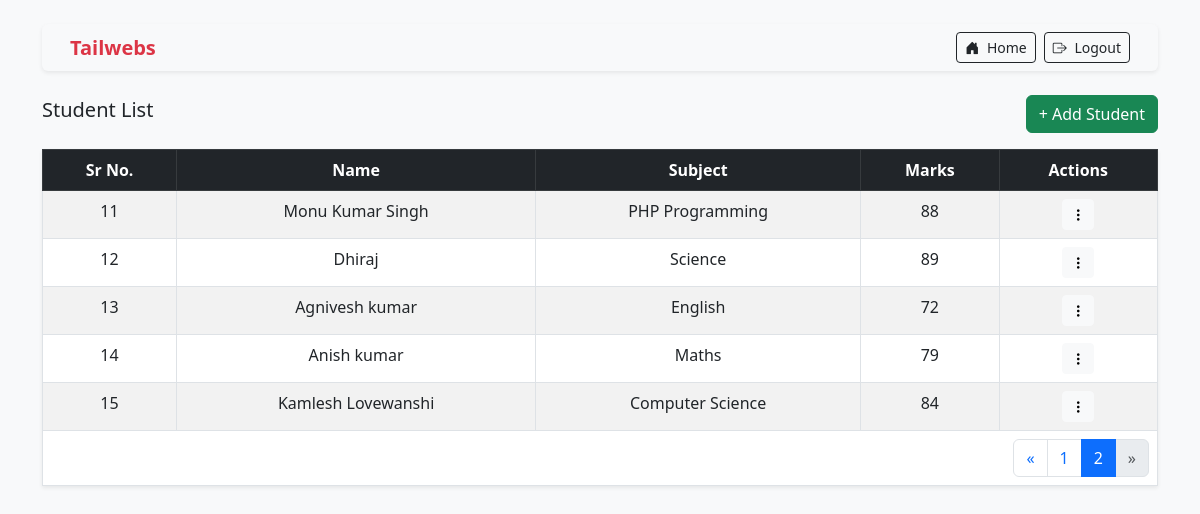
Screenshot of /dashboard/?page=2 (signed in) with the database file from the repository.
### portal/models.py (models this page shows, shortened)
class Student(models.Model):
    name = models.CharField(max_length=100)
    subject = models.CharField(max_length=100)
    marks = models.PositiveIntegerField()
    created_at = models.DateTimeField(auto_now_add=True)
    created_by = models.ForeignKey(Teacher, on_delete=models.CASCADE, related_name='students', null=True, blank=True)
    updated_by = models.ForeignKey(Teacher, on_delete=models.CASCADE, related_name='updated', null=True, blank=True)
    updated_at = models.DateTimeField(auto_now=True)
    is_deleted = models.BooleanField(default=False)
    class Meta:
        unique_together = ('name', 'subject')

### portal/views.py (the view)
# urls.py: path('dashboard/', views.dashboard, name='dashboard'),
def dashboard(request):
    if not request.session.get('teacher_id'):
        return redirect('login')
    teacher = get_object_or_404(Teacher, id=request.session['teacher_id'], is_deleted=False)
    students_list = Student.objects.filter(is_deleted=False).order_by('-created_at')
    paginator = Paginator(students_list, 10)
    page_number = request.GET.get('page')
    page_obj = paginator.get_page(page_number)
    return render(request, 'dashboard.html', {'page_obj': page_obj})

### templates/dashboard.html (shortened to what this page needs)
<!DOCTYPE html>
<html lang="en">
<head>
  <link href="https://cdn.jsdelivr.net/npm/bootstrap@5.3.0/dist/css/bootstrap.min.css" rel="stylesheet">
  <link href="https://cdn.jsdelivr.net/npm/bootstrap-icons@1.10.5/font/bootstrap-icons.css" rel="stylesheet">
</head>
<body class="bg-light p-4">
<div class="container">
  <nav class="navbar navbar-expand-lg navbar-light bg-light rounded mb-4 px-3 shadow-sm">
    <div class="container-fluid">
      <a href="{% url 'dashboard' %}" class="outline-0 text-decoration-none">
      <span class="navbar-brand text-danger fw-bold">Tailwebs</span>
      </a>
      <div class="d-flex ms-auto gap-2">
        <a href="{% url 'dashboard' %}" class="btn btn-outline-dark btn-sm">
          <i class="bi bi-house-door-fill me-1"></i> Home
        </a>
        <a href="{% url 'logout' %}" class="btn btn-outline-dark btn-sm">
          <i class="bi bi-box-arrow-right me-1"></i> Logout
        </a>
      </div>
    </div>
  </nav>
  <div class="d-flex justify-content-between align-items-center mb-3">
    <h5>Student List</h5>
    <button class="btn btn-success" data-bs-toggle="modal" data-bs-target="#addStudentModal">+ Add Student</button>
  </div>
  <table class="table table-bordered table-striped bg-white shadow-sm">
    <thead class="table-dark">
      <tr class="text-center">
        <th>Sr No.</th>
        <th>Name</th>
        <th>Subject</th>
        <th>Marks</th>
        <th>Actions</th>
      </tr>
    </thead>
    <tbody class="text-center">
      {% for student in page_obj %}
      <tr data-id="{{ student.id }}">
        <td>{{ page_obj.start_index|add:forloop.counter0 }}</td>
        <td>{{ student.name }}</td>
        <td>{{ student.subject }}</td>
        <td>{{ student.marks }}</td>
        <td>
          <div class="dropdown">
            <button class="btn btn-sm btn-light" type="button" data-bs-toggle="dropdown">
              <i class="bi bi-three-dots-vertical"></i>
            </button>
          </div>
        </td>
      </tr>
      {% endfor %}
    </tbody>
    <tfoot>
      <tr>
        <td colspan="5">
          <nav>
            <ul class="pagination justify-content-end mb-0">
              {% if page_obj.has_previous %}
                <li class="page-item">
                  <a class="page-link" href="?page={{ page_obj.previous_page_number }}">&laquo;</a>
                </li>
              {% else %}
                <li class="page-item disabled"><span class="page-link">&laquo;</span></li>
              {% endif %}
              {% for num in page_obj.paginator.page_range %}
                {% if page_obj.number == num %}
                  <li class="page-item active"><span class="page-link">{{ num }}</span></li>
                {% elif num >= page_obj.number|add:'-2' and num <= page_obj.number|add:'2' %}
                  <li class="page-item"><a class="page-link" href="?page={{ num }}">{{ num }}</a></li>
                {% endif %}
              {% endfor %}
              {% if page_obj.has_next %}
                <li class="page-item">
                  <a class="page-link" href="?page={{ page_obj.next_page_number }}">&raquo;</a>
                </li>
              {% else %}
                <li class="page-item disabled"><span class="page-link">&raquo;</span></li>
              {% endif %}
            </ul>
          </nav>
        </td>
      </tr>
    </tfoot>
  </table>
</div>
</body>
</html>

### rows the page displays
Student: start_index|add "11", name "Monu Kumar Singh", subject "PHP Programming", marks "88"
Student: start_index|add "12", name "Dhiraj", subject "Science", marks "89"
Student: start_index|add "13", name "Agnivesh kumar", subject "English", marks "72"
Student: start_index|add "14", name "Anish kumar", subject "Maths", marks "79"
Student: start_index|add "15", name "Kamlesh Lovewanshi", subject "Computer Science", marks "84"

### other values shown
{{ num }} "1"
{{ num }} "2"
